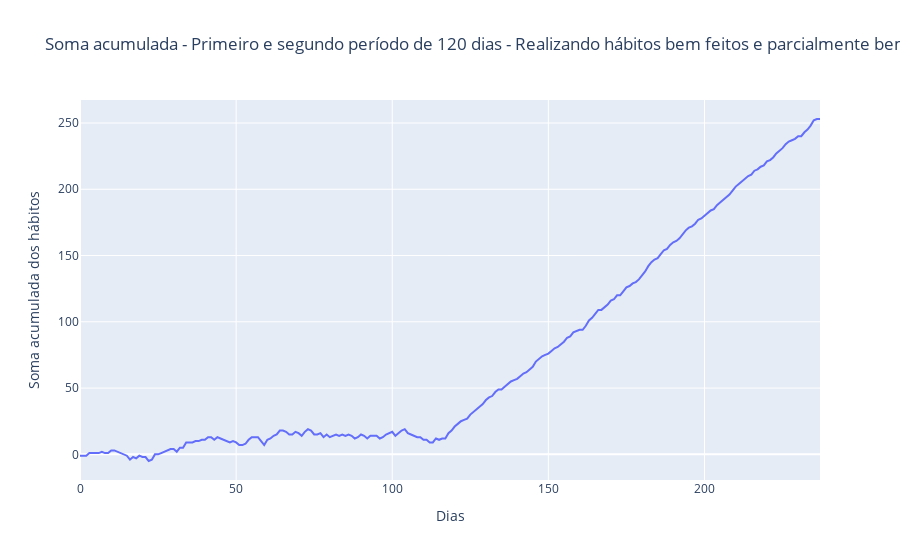

Notebook code cell kept with this figure:
### Code cell
px.line(habitos, x=habitos.index, y=habitos['soma_acum'], labels={'index':'Dias', 'soma_acum':'Soma acumulada dos hábitos'}, title='Soma acumulada - Primeiro e segundo período de 120 dias - Realizando hábitos bem feitos e parcialmente bem feitos')

### Figure 1 — Plotly figure (JSON) as saved in the notebook; plotly's stock layout.template omitted (floating-point values rounded to 4 significant figures; data arrays with more than 128 entries replaced by an {"elided": "..."} marker saying what was removed)
{"data": [{"hovertemplate": "Dias=%{x}<br>Soma acumulada dos hábitos=%{y}<extra></extra>", "legendgroup": "", "line": {"color": "#636efa", "dash": "solid"}, "marker": {"symbol": "circle"}, "mode": "lines", "name": "", "orientation": "v", "showlegend": false, "type": "scatter", "x": {"elided": "238 int values"}, "xaxis": "x", "y": {"elided": "238 int values"}, "yaxis": "y"}], "layout": {"autosize": true, "legend": {"tracegroupgap": 0}, "title": {"text": "Soma acumulada - Primeiro e segundo período de 120 dias - Realizando hábitos bem feitos e parcialmente bem feitos"}, "xaxis": {"anchor": "y", "autorange": true, "domain": [0, 1], "range": [0, 237], "title": {"text": "Dias"}, "type": "linear"}, "yaxis": {"anchor": "x", "autorange": true, "domain": [0, 1], "range": [-19.33, 267.3], "title": {"text": "Soma acumulada dos hábitos"}, "type": "linear"}}}
